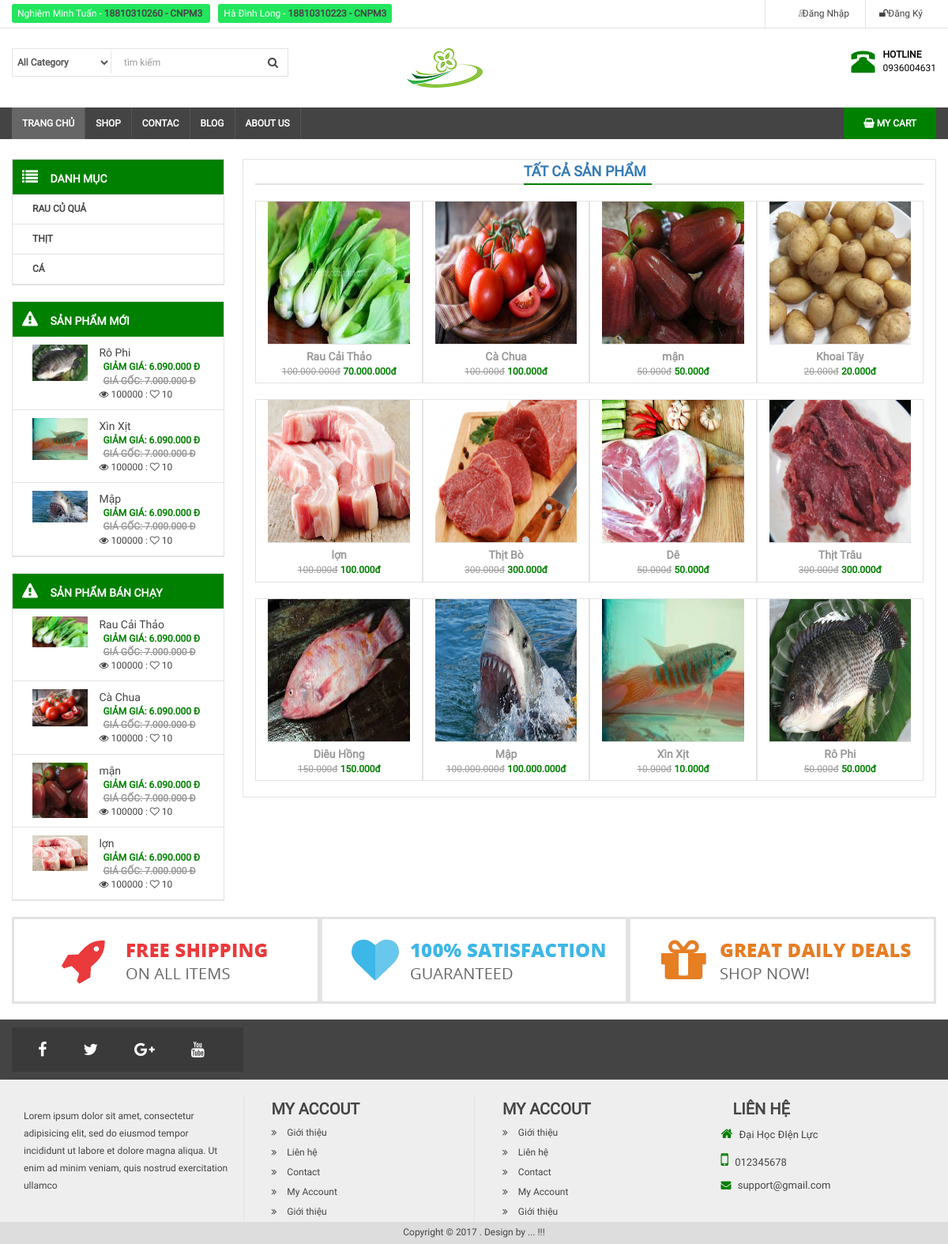
The page /webbanhang/shop.php on the database its author committed.
### tables this page shows
CREATE TABLE `category` (
  `id` int(11) NOT NULL,
  `name` varchar(100) DEFAULT NULL,
  `slug` varchar(100) DEFAULT NULL,
  `image` varchar(100) DEFAULT NULL,
  `banner` varchar(100) DEFAULT NULL,
  `home` tinyint(4) DEFAULT 0,
  `status` tinyint(4) DEFAULT 1,
  `created_at` timestamp NULL DEFAULT current_timestamp() ON UPDATE current_timestamp(),
  `updated_at` timestamp NULL DEFAULT current_timestamp() ON UPDATE current_timestamp()
);

CREATE TABLE `product` (
  `id` int(11) NOT NULL,
  `name` varchar(100) DEFAULT NULL,
  `slug` varchar(100) DEFAULT NULL,
  `price` int(11) DEFAULT NULL,
  `sale` tinyint(4) DEFAULT 0,
  `pay` int(11) DEFAULT 0,
  `thunbar` varchar(100) DEFAULT NULL,
  `category_id` int(11) DEFAULT NULL,
  `content` text DEFAULT NULL,
  `number` int(11) DEFAULT 0,
  `head` int(11) DEFAULT 0,
  `view` int(11) DEFAULT 0,
  `create_at` timestamp NULL DEFAULT NULL,
  `update_at` timestamp NULL DEFAULT NULL ON UPDATE current_timestamp()
);

### webbanhang/libraries/function.php (called while the page is built, shortened)
<?php
    function base_url()
    {
        return $url = "http://localhost/webbanhang/";
    }
    function public_fontend()
    {
        return base_url()."public/fontend/";
    }
    function uploads()
    {
        return base_url()."public/uploads/";
    }
    function formatPrice($number)
    {
        $number = intval($number);
        return $number = number_format($number,0,'.','.')."đ";
    }
    function formatPricesale($number,$sale)
    {
        $number = intval($number);
        $sale = intval($sale);
        $price = $number*(100-$sale)/100;
        return formatPrice($price);
    }
?>

### webbanhang/libraries/database.php (called while the page is built, shortened)
<?php
    class Database
    {
        public function __construct()
        {
            $this->link = mysqli_connect("localhost:3307","root","","thucphamsach") or die ();
            mysqli_set_charset($this->link,"utf8");
        }
        public function fetchsql( $sql )
        {
            $result = mysqli_query($this->link,$sql) or die("Lỗi  truy vấn sql " .mysqli_error($this->link));
            $data = [];
            if( $result)
            {
                while ($num = mysqli_fetch_assoc($result))
                {
                    $data[] = $num;
                }
            }
            return $data;
        }
         public function fetchAll($table)
        {
            $sql = "SELECT * FROM {$table} WHERE 1" ;
            $result = mysqli_query($this->link,$sql) or die("Lỗi Truy Vấn fetchAll " .mysqli_error($this->link));
            $data = [];
            if( $result)
            {
                while ($num = mysqli_fetch_assoc($result))
                {
                    $data[] = $num;
                }
            }
            return $data;
        }
    }
?>

### webbanhang/autoload/autoload.php (called while the page is built, shortened)
<?php
     require_once  ('libraries/database.php');
     require_once  ('libraries/function.php');
     $db = new database;
     $category = $db->fetchAll("category");
     $sqlNew= "SELECT*FROM product WHERE 1 ORDER BY ID DESC LIMIT 3";
     $productNew= $db->fetchsql($sqlNew);
     $sqlPay = "SELECT*FROM product WHERE 1 ORDER BY PAY DESC LIMIT 4";
     $productPay = $db->fetchsql($sqlPay);
?>

### webbanhang/shop.php (the view, shortened to what this page needs)
<?php require_once  ('autoload/autoload.php');
        $data=[];
        foreach($category as $item)
        {
            $cateID = intval($item['id']);
            $sql= "SELECT*FROM product WHERE category_id = $cateID";
            $producthome = $db->fetchsql($sql);
            $data[$item['name']]= $producthome;
        }
?>
<?php require_once  ('layout/headed.php'); ?>
                <div class="col-md-9 bor">
                        <section class="box-main1" id="ketqua">
                            <h3 class="title-main" style="text-align: center;"><a href="javascript:void(0)"> Tất Cả Sản Phẩm </a> </h3>
                            <?php foreach($data as $key =>$value) :?>
                                    <div class="showitem">
                                      <?php foreach($value as $item): ?>
                                        <div class="col-md-3 item-product bor">
                                            <a href="chi-tiet-sp.php?id=<?php echo $item['id'] ?>">
                                                <img src="<?php echo uploads() ?>product/<?php echo $item['thunbar'] ?>" class="" width="100%" height="180">
                                            </a>
                                            <div class="info-item">
                                                <a href="chi-tiet-sp.php?id=<?php echo $item['id'] ?>"><?php echo $item['name'] ?></a>
                                                <p><strike class="sale"><?php echo formatPrice($item['price']) ?></strike> <b class="price"><?php echo formatPricesale($item['price'],$item['sale']) ?></b></p>
                                            </div>
                                        </div>
                                      <?php endforeach ?>
                                    </div>
                            <?php endforeach ?>
                        </section>
                    </div>
                </div>
<?php require_once  ('layout/footer.php'); ?>

### webbanhang/layout/headed.php (shortened to what this page needs)
<html>
    <head>
        <link rel="stylesheet" type="text/css" href="<?php echo base_url() ?>/public/fontend/css/font-awesome.min.css">
        <link rel="stylesheet" type="text/css" href="<?php echo base_url() ?>/public/fontend/css/bootstrap.min.css">
        <link rel="stylesheet" type="text/css" href="<?php echo base_url() ?>/public/fontend/css/slick.css"/>
        <link rel="stylesheet" type="text/css" href="<?php echo base_url() ?>/public/fontend/css/slick-theme.css"/>
        <link rel="stylesheet" type="text/css" href="<?php echo base_url() ?>/public/fontend/css/style3.css">
    </head>
    <body>
        <div id="wrapper">
            <div id="header">
                <div id="header-top">
                    <div class="container">
                        <div class="row clearfix">
                            <div class="col-md-6" id="header-text">
                                <a>Nghiêm Minh Tuấn - <b>18810310260 - CNPM3</b>
                                <a>Hà Đình Long     - <b>18810310223 - CNPM3</b>
                            </div>
                            <div class="col-md-6">
                                <nav id="header-nav-top">
                                    <ul class="list-inline pull-right" id="headermenu">
                                        <?php  if(isset($_SESSION['name_user'])):?>
                                            <li><a href="thongtin.php"  style="color:green">Xin Chào :  <?php echo $_SESSION['name_user'] ?></a></li>
                                            <li>
                                                <a href=""><i class="fa fa-user"></i> Tài Khoản <i class="fa fa-caret-down"></i></a>
                                                <ul id="header-submenu">
                                                    <li><a href="thongtin.php">Thông Tin</a></li>
                                                    <li><a href="giohang.php">Giỏ Hàng</a></li>
                                                    <li><a href="thoat.php"><i class="fa fa-share-square-o">Đăng Xuất</i></a></li>
                                                </ul>
                                            </li>
                                        <?php else: ?>
                                            <li>
                                                <a href="dangnhap.php"><i class="fas fa-user-circle"></i>Đăng Nhập</a>
                                            </li>
                                            <li>
                                                <a href="dangky.php"><i class="fa fa-unlock"></i>Đăng Ký</a>
                                            </li>
                                        <?php endif ?>
                                    </ul>
                                </nav>
                            </div>
                        </div>
                    </div>
                </div>
                <div class="container">
                    <div class="row" id="header-main">
                        <div class="col-md-5">
                            <form class="form-inline" action="http://localhost/WEBBANHANG/shop.php" method="get">
                                <div class="form-group">
                                    <label>
                                        <select name="category" class="form-control">
                                            <option> All Category</option>
                                        </select>
                                    </label>
                                    <input type="text" name="keywork" id="keywork" placeholder=" tìm kiếm" class="form-control" value="<?php echo (isset($_GET['keywork']) ? $_GET['keywork'] : ''  ) ?>">
                                    <button type="submit" class="btn btn-default"><i class="fa fa-search"></i></button>
                                </div>
                            </form>
                        </div>
                        <div class="col-md-4">
                            <a href="">
                                <img src="<?php echo public_fontend()?>images/lo-go1.png" >
                            </a>
                        </div>
                        <div class="col-md-3" id="header-right">
                            <div class="pull-right">
                                <div class="pull-left">
                                    <i class="glyphicon glyphicon-phone-alt"></i>
                                </div>
                                <div class="pull-right">
                                    <p id="hotline">HOTLINE</p>
                                    <p>0936004631</p>
                                </div>
                            </div>
                        </div>
                    </div>
                </div>
            </div>
            <div id="menunav">
                <div class="container">
                    <nav>
                        <div class="home pull-left">
                            <a href="index.php">Trang chủ</a>
                        </div>
                        <ul id="menu-main">
                            <li>
                                <a href="shop.php">Shop</a>
                            </li>
                            <li>
                                <a href="contac.php">Contac</a>
                            </li>
                            <li>
                                <a href="">Blog</a>
                            </li>
                            <li>
                                <a href="">About us</a>
                            </li>
                        </ul>
                        <ul class="pull-right" id="main-shopping">
                            <li>
                                <a href="giohang.php"><i class="fa fa-shopping-basket"></i> My Cart </a>
                            </li>
                        </ul>
                    </nav>
                </div>
            </div>
            <div id="maincontent">
                <div class="container">
                    <div class="col-md-3  fixside" >
                        <div class="box-left box-menu" >
                            <h3 class="box-title"><i class="fa fa-list"></i>  Danh mục</h3>
                            <ul>
                                <?php foreach($category as $item): ?>
                                <li><a href="danh-muc-sp.php?id=<?php echo $item['id'] ?>"><?php echo $item['name'] ?></a></li>
                                <?php endforeach ?>
                            </ul>
                        </div>
                        <div class="box-left box-menu">
                            <h3 class="box-title"><i class="fa fa-warning"></i>  Sản phẩm mới </h3>
                            <ul>
                                <?php foreach($productNew as $item): ?>
                                    <li class="clearfix">
                                        <a href="chi-tiet-sp.php?id=<?php echo $item['id'] ?>">
                                            <img src="<?php echo uploads() ?>product/<?php echo $item['thunbar'] ?>" class="img-responsive pull-left" width="70px" height="60px">
                                            <div class="info pull-right">
                                                <p class="name"><?php echo $item['name'] ?></p >
                                                <b class="price">Giảm giá: 6.090.000 đ</b><br>
                                                <b class="sale">Giá gốc: 7.000.000 đ</b><br>
                                                <span class="view"><i class="fa fa-eye"></i> 100000 : <i class="fa fa-heart-o"></i> 10</span>
                                            </div>
                                        </a>
                                    </li>
                                <?php endforeach ?>
                            </ul>
                        </div>
                        <div class="box-left box-menu">
                            <h3 class="box-title"><i class="fa fa-warning"></i>  Sản phẩm Bán CHạy </h3>
                            <ul>
                                <?php foreach($productPay as $item): ?>
                                        <li class="clearfix">
                                            <a href="chi-tiet-sp.php?id=<?php echo $item['id'] ?>">
                                                <img src="<?php echo uploads() ?>product/<?php echo $item['thunbar'] ?>" class="img-responsive pull-left" width="70px" height="60px">
                                                <div class="info pull-right">
                                                    <p class="name"><?php echo $item['name'] ?></p >
                                                    <b class="price">Giảm giá: 6.090.000 đ</b><br>
                                                    <b class="sale">Giá gốc: 7.000.000 đ</b><br>
                                                    <span class="view"><i class="fa fa-eye"></i> 100000 : <i class="fa fa-heart-o"></i> 10</span>
                                                </div>
                                            </a>
                                        </li>
                                    <?php endforeach ?>
                            </ul>
                        </div>
                    </div>

### rows shown on the page
category: name "RAU CỦ QUẢ"
category: name "THỊT"
category: name "CÁ"
product: thunbar (picture), name "Rô Phi", price "50.000đ", formatPricesale($item['price'],$item['sale']) "50.000đ"
product: thunbar (picture), name "Xìn Xịt", price "10.000đ", formatPricesale($item['price'],$item['sale']) "10.000đ"
product: thunbar (picture), name "Mập", price "100.000.000đ", formatPricesale($item['price'],$item['sale']) "100.000.000đ"
product: thunbar (picture), name "Rau Cải Thảo", price "100.000.000đ", formatPricesale($item['price'],$item['sale']) "70.000.000đ"
product: thunbar (picture), name "Cà Chua", price "100.000đ", formatPricesale($item['price'],$item['sale']) "100.000đ"
product: thunbar (picture), name "mận", price "50.000đ", formatPricesale($item['price'],$item['sale']) "50.000đ"
product: thunbar (picture), name "lợn", price "100.000đ", formatPricesale($item['price'],$item['sale']) "100.000đ"
product: thunbar (picture), name "Khoai Tây", price "20.000đ", formatPricesale($item['price'],$item['sale']) "20.000đ"
product: thunbar (picture), name "Thịt Bò", price "300.000đ", formatPricesale($item['price'],$item['sale']) "300.000đ"
product: thunbar (picture), name "Dê", price "50.000đ", formatPricesale($item['price'],$item['sale']) "50.000đ"
product: thunbar (picture), name "Thịt Trâu", price "300.000đ", formatPricesale($item['price'],$item['sale']) "300.000đ"
product: thunbar (picture), name "Diêu Hồng", price "150.000đ", formatPricesale($item['price'],$item['sale']) "150.000đ"
